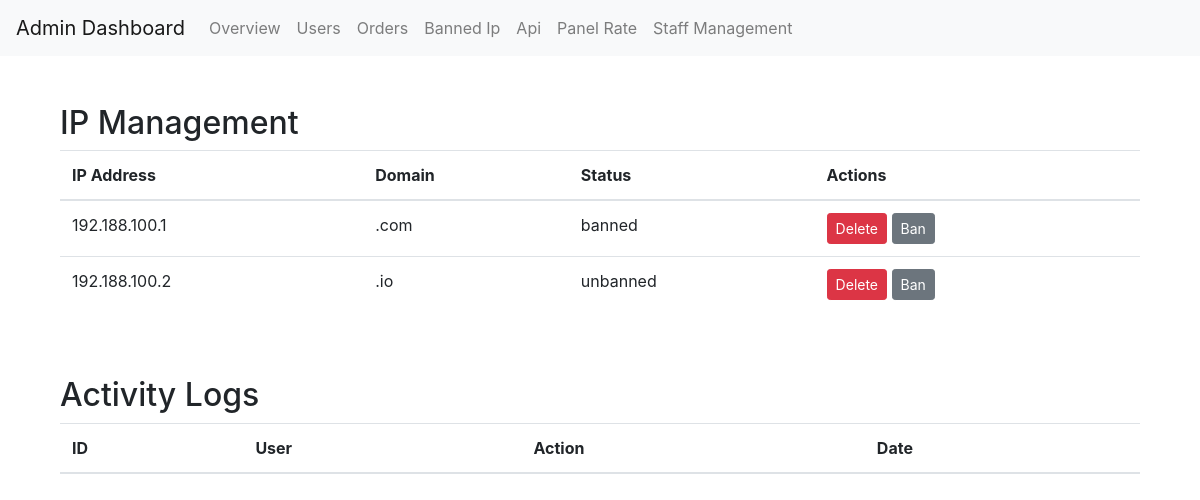
The page /admin_dashboard/ip_banning/ on the database its author committed.
### admin_dashboard/models.py (models this page shows, shortened)
class BannedIP(models.Model):
    ip_address = models.GenericIPAddressField()
    domain = models.CharField(max_length=255)
    status = models.CharField(max_length=20, choices=[('banned', 'Banned'), ('unbanned', 'Unbanned')])

### admin_dashboard/views.py (the view)
# urls.py: path('ip_banning/', views.ip_banning, name='ip_banning'),
def ip_banning(request):
    banned_ips = BannedIP.objects.all()
    return render(request, 'templates/Ip_Banning.html', {'banned_ips': banned_ips})

### templates/Ip_Banning.html (shortened to what this page needs)
{% extends 'base_admin.html' %}
{% block content %}
<div class="container mt-5">
    <div class="row">
        <div class="col-md-12">
            <h2>IP Management</h2>
            <table class="table">
                <thead>
                    <tr>
                        <th scope="col">IP Address</th>
                        <th scope="col">Domain</th>
                        <th scope="col">Status</th>
                        <th scope="col">Actions</th>
                    </tr>
                </thead>
                <tbody>
                    {% for ip in banned_ips %}
                    <tr>
                        <td>{{ ip.ip_address }}</td>
                        <td>{{ ip.domain }}</td>
                        <td>{{ ip.status }}</td>
                        <td>
                            <button class="btn btn-danger btn-sm">Delete</button>
                            {% if ip.status == "Banned" %}
                                <button class="btn btn-secondary btn-sm">Unban</button>
                            {% else %}
                                <button class="btn btn-secondary btn-sm">Ban</button>
                            {% endif %}
                        </td>
                    </tr>
                    {% endfor %}
                </tbody>
            </table>
        </div>
        <div class="col-md-12 mt-5">
            <h2>Activity Logs</h2>
            <table class="table">
                <thead>
                    <tr>
                        <th scope="col">ID</th>
                        <th scope="col">User</th>
                        <th scope="col">Action</th>
                        <th scope="col">Date</th>
                    </tr>
                </thead>
            </table>
        </div>
    </div>
</div>
{% endblock %}

### rows shown on the page
BannedIP: ip_address "192.188.100.1", domain ".com", status "banned", shows "Ban"
BannedIP: ip_address "192.188.100.2", domain ".io", status "unbanned", shows "Ban"
